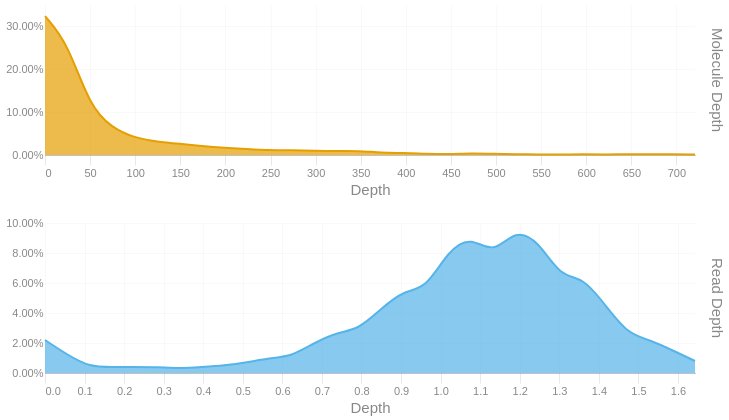

Here is the notebook cell this chart was saved with:
### Code cell
readdep = depth_hist(tb['Read Depth'], q99, 3)
readdep = readdep.with_columns(pl.lit('Read Depth').alias('Metric'))
if not SKIPLR:
    moldep = depth_hist(tb['Molecule Depth'], mol_q99, 1)
    moldep = moldep.with_columns(pl.lit('Molecule Depth').alias('Metric'))
    _hist = pl.concat([readdep, moldep])
    _hist = _hist.filter(pl.col('Proportion') != 0)
    with SafeRender(_hist):
        (
            alt.Chart(_hist)        
            .mark_area(interpolate = "basis")
            .encode(
                x=alt.X('Bin:Q').scale(domainMin=0).axis(alt.Axis(title='Depth')),
                y = alt.Y('Proportion:Q', title = None).axis(format = '.2%'),
                color = alt.Color('Metric:N').legend(None),
                row = alt.Row("Metric:N").header(title = None, labelOrient = 'right'),
                tooltip = [
                    alt.Tooltip("Metric:N", title = "Metric"),
                    alt.Tooltip('Interval:N', title = "Depth Interval"),
                    alt.Tooltip('Proportion:Q', title = "% Alignments").format('.2%')
                ]
            )
            .resolve_scale(x='independent', y='independent')
            .properties(
                height = 150, width = 650,
                usermeta={'embedOptions': {'downloadFileName': f'{samplename}.depth.hist'}}
            )
        ).display()
else:
    readdep = readdep.filter(pl.col('Proportion') != 0)
    with SafeRender(readdep):
        (
            alt.Chart(readdep)        
            .mark_area(interpolate = "basis")
            .encode(
                x=alt.X('Bin:Q').scale(domainMin=0).axis(alt.Axis(title='Depth')),
                y = alt.Y('Proportion:Q', title = None).axis(format = '.2%'),
                tooltip = [
                    alt.Tooltip('Interval:N', title = "Depth Interval"),
                    alt.Tooltip('Proportion:Q', title = "% Alignments").format('.2%')
                ]
            )
            .properties(
                usermeta={'embedOptions': {'downloadFileName': f'{samplename}.depth.hist'}}
            )
        ).display()

### Figure 1 — Vega-Lite specification as saved in the notebook (floating-point values rounded to 4 significant figures)
{"width": 650, "height": 150, "config": {"title": {"anchor": "start", "dy": -15, "fontSize": 18, "color": "#888888", "subtitleColor": "#888888", "subtitleFontSize": 14}, "arc": {"fill": "#0072B2"}, "axis": {"domainColor": "#888888", "domainWidth": 0.5, "gridWidth": 0.2, "grid": false, "titleFontWeight": 400, "titleFontSize": 15, "labelFontSize": 11, "labelColor": "#888888", "tickColor": "#888888", "tickWidth": 0.2, "titleColor": "#888888"}, "axisBand": {"grid": false}, "axisX": {"grid": true, "tickSize": 10, "domainCap": "round"}, "axisY": {"domain": false, "grid": true, "tickSize": 0, "domainCap": "round"}, "background": "transparent", "header": {"labelFontSize": 15, "labelColor": "#888888", "titleFontSize": 15, "titleFontWeight": 600, "titleColor": "#888888"}, "legend": {"labelFont": "sans-serif", "labelFontSize": 12, "labelColor": "#888888", "symbolSize": 100, "symbolType": "circle", "titleFontSize": 12, "titlePadding": 10, "titleColor": "#888888", "title": null}, "range": {"category": ["#E69F00", "#56B4E9", "#009E73", "#F0E442", "#0072B2", "#D55E00", "#CC79A7", "#000000"], "diverging": ["#cfe8f3", "#a2d4ec", "#73bfe2", "#46abdb", "#1696d2", "#12719e"]}, "area": {"fill": "#0072B2", "fillOpacity": 0.7, "line": true, "strokeOpacity": 0.7}, "line": {"color": "#0072B2", "stroke": "#0072B2", "strokeWidth": 2}, "trail": {"color": "#0072B2", "stroke": "#0072B2", "strokeWidth": 0, "size": 1}, "point": {"filled": true, "fillOpacity": 1.0, "size": 95}, "text": {"color": "#888888", "fontSize": 11, "align": "right", "fontWeight": 400, "size": 11}, "bar": {"fill": "#0072B2", "stroke": null}, "view": {"stroke": null, "continuousWidth": 660, "continuousHeight": 400}}, "data": {"name": "data-c8e5a5ed534e121eb4d0cb1f50b8634f"}, "mark": {"type": "area", "interpolate": "basis"}, "encoding": {"color": {"field": "Metric", "legend": null, "type": "nominal"}, "row": {"field": "Metric", "header": {"title": null, "labelOrient": "right"}, "type": "nominal"}, "tooltip": [{"field": "Metric", "title": "Metric", "type": "nominal"}, {"field": "Interval", "title": "Depth Interval", "type": "nominal"}, {"field": "Proportion", "format": ".2%", "title": "% Alignments", "type": "quantitative"}], "x": {"axis": {"title": "Depth"}, "field": "Bin", "scale": {"domainMin": 0}, "type": "quantitative"}, "y": {"axis": {"format": ".2%"}, "field": "Proportion", "title": null, "type": "quantitative"}}, "resolve": {"scale": {"x": "independent", "y": "independent"}}, "usermeta": {"embedOptions": {"downloadFileName": "S3_Annapolis_292.depth.hist"}}, "$schema": "https://vega.github.io/schema/vega-lite/v6.1.0.json", "datasets": {"data-c8e5a5ed534e121eb4d0cb1f50b8634f": [{"Bin": 0.0, "Interval": "0.0-0.057", "Proportion": 0.022, "Metric": "Read Depth"}, {"Bin": 0.057, "Interval": "0.057-0.113", "Proportion": 0.012, "Metric": "Read Depth"}, {"Bin": 0.113, "Interval": "0.113-0.17", "Proportion": 0.004, "Metric": "Read Depth"}, {"Bin": 0.17, "Interval": "0.17-0.227", "Proportion": 0.004, "Metric": "Read Depth"}, {"Bin": 0.227, "Interval": "0.227-0.283", "Proportion": 0.004, "Metric": "Read Depth"}, {"Bin": 0.283, "Interval": "0.283-0.34", "Proportion": 0.004, "Metric": "Read Depth"}, {"Bin": 0.34, "Interval": "0.34-0.397", "Proportion": 0.003, "Metric": "Read Depth"}, {"Bin": 0.397, "Interval": "0.397-0.453", "Proportion": 0.004, "Metric": "Read Depth"}, {"Bin": 0.453, "Interval": "0.453-0.51", "Proportion": 0.005, "Metric": "Read Depth"}, {"Bin": 0.51, "Interval": "0.51-0.567", "Proportion": 0.007, "Metric": "Read Depth"}, {"Bin": 0.567, "Interval": "0.567-0.623", "Proportion": 0.01, "Metric": "Read Depth"}, {"Bin": 0.623, "Interval": "0.623-0.68", "Proportion": 0.011, "Metric": "Read Depth"}, {"Bin": 0.68, "Interval": "0.68-0.737", "Proportion": 0.02, "Metric": "Read Depth"}, {"Bin": 0.737, "Interval": "0.737-0.793", "Proportion": 0.027, "Metric": "Read Depth"}, {"Bin": 0.793, "Interval": "0.793-0.85", "Proportion": 0.029, "Metric": "Read Depth"}, {"Bin": 0.85, "Interval": "0.85-0.907", "Proportion": 0.043, "Metric": "Read Depth"}, {"Bin": 0.907, "Interval": "0.907-0.963", "Proportion": 0.055, "Metric": "Read Depth"}, {"Bin": 0.963, "Interval": "0.963-1.02", "Proportion": 0.056, "Metric": "Read Depth"}, {"Bin": 1.02, "Interval": "1.02-1.077", "Proportion": 0.082, "Metric": "Read Depth"}, {"Bin": 1.077, "Interval": "1.077-1.133", "Proportion": 0.091, "Metric": "Read Depth"}, {"Bin": 1.133, "Interval": "1.133-1.19", "Proportion": 0.079, "Metric": "Read Depth"}, {"Bin": 1.19, "Interval": "1.19-1.247", "Proportion": 0.096, "Metric": "Read Depth"}, {"Bin": 1.247, "Interval": "1.247-1.303", "Proportion": 0.088, "Metric": "Read Depth"}, {"Bin": 1.303, "Interval": "1.303-1.36", "Proportion": 0.064, "Metric": "Read Depth"}, {"Bin": 1.36, "Interval": "1.36-1.417", "Proportion": 0.064, "Metric": "Read Depth"}, {"Bin": 1.417, "Interval": "1.417-1.473", "Proportion": 0.045, "Metric": "Read Depth"}, {"Bin": 1.473, "Interval": "1.473-1.53", "Proportion": 0.026, "Metric": "Read Depth"}, {"Bin": 1.53, "Interval": "1.53-1.587", "Proportion": 0.022, "Metric": "Read Depth"}, {"Bin": 1.587, "Interval": "1.587-1.643", "Proportion": 0.015, "Metric": "Read Depth"}, {"Bin": 1.643, "Interval": "1.643-1.7", "Proportion": 0.008, "Metric": "Read Depth"}, {"Bin": 0.0, "Interval": "0.0-24.8", "Proportion": 0.324, "Metric": "Molecule Depth"}, {"Bin": 24.8, "Interval": "24.8-49.7", "Proportion": 0.263, "Metric": "Molecule Depth"}, {"Bin": 49.7, "Interval": "49.7-74.5", "Proportion": 0.113, "Metric": "Molecule Depth"}, {"Bin": 74.5, "Interval": "74.5-99.4", "Proportion": 0.063, "Metric": "Molecule Depth"}, {"Bin": 99.4, "Interval": "99.4-124.2", "Proportion": 0.04, "Metric": "Molecule Depth"}, {"Bin": 124.2, "Interval": "124.2-149.1", "Proportion": 0.031, "Metric": "Molecule Depth"}, {"Bin": 149.1, "Interval": "149.1-173.9", "Proportion": 0.026, "Metric": "Molecule Depth"}, {"Bin": 173.9, "Interval": "173.9-198.8", "Proportion": 0.021, "Metric": "Molecule Depth"}, {"Bin": 198.8, "Interval": "198.8-223.6", "Proportion": 0.017, "Metric": "Molecule Depth"}, {"Bin": 223.6, "Interval": "223.6-248.5", "Proportion": 0.014, "Metric": "Molecule Depth"}, {"Bin": 248.5, "Interval": "248.5-273.3", "Proportion": 0.011, "Metric": "Molecule Depth"}, {"Bin": 273.3, "Interval": "273.3-298.2", "Proportion": 0.011, "Metric": "Molecule Depth"}, {"Bin": 298.2, "Interval": "298.2-323.0", "Proportion": 0.01, "Metric": "Molecule Depth"}, {"Bin": 323.0, "Interval": "323.0-347.9", "Proportion": 0.009, "Metric": "Molecule Depth"}, {"Bin": 347.9, "Interval": "347.9-372.7", "Proportion": 0.01, "Metric": "Molecule Depth"}, {"Bin": 372.7, "Interval": "372.7-397.6", "Proportion": 0.005, "Metric": "Molecule Depth"}, {"Bin": 397.6, "Interval": "397.6-422.4", "Proportion": 0.005, "Metric": "Molecule Depth"}, {"Bin": 422.4, "Interval": "422.4-447.3", "Proportion": 0.003, "Metric": "Molecule Depth"}, {"Bin": 447.3, "Interval": "447.3-472.1", "Proportion": 0.002, "Metric": "Molecule Depth"}, {"Bin": 472.1, "Interval": "472.1-497.0", "Proportion": 0.004, "Metric": "Molecule Depth"}, {"Bin": 497.0, "Interval": "497.0-521.8", "Proportion": 0.003, "Metric": "Molecule Depth"}, {"Bin": 521.8, "Interval": "521.8-546.7", "Proportion": 0.002, "Metric": "Molecule Depth"}, {"Bin": 546.7, "Interval": "546.7-571.5", "Proportion": 0.001, "Metric": "Molecule Depth"}, {"Bin": 571.5, "Interval": "571.5-596.4", "Proportion": 0.001, "Metric": "Molecule Depth"}, {"Bin": 596.4, "Interval": "596.4-621.2", "Proportion": 0.002, "Metric": "Molecule Depth"}, {"Bin": 621.2, "Interval": "621.2-646.0", "Proportion": 0.001, "Metric": "Molecule Depth"}, {"Bin": 646.0, "Interval": "646.0-670.9", "Proportion": 0.002, "Metric": "Molecule Depth"}, {"Bin": 670.9, "Interval": "670.9-695.7", "Proportion": 0.002, "Metric": "Molecule Depth"}, {"Bin": 695.7, "Interval": "695.7-720.6", "Proportion": 0.002, "Metric": "Molecule Depth"}, {"Bin": 720.6, "Interval": "720.6-745.44", "Proportion": 0.001, "Metric": "Molecule Depth"}]}}
